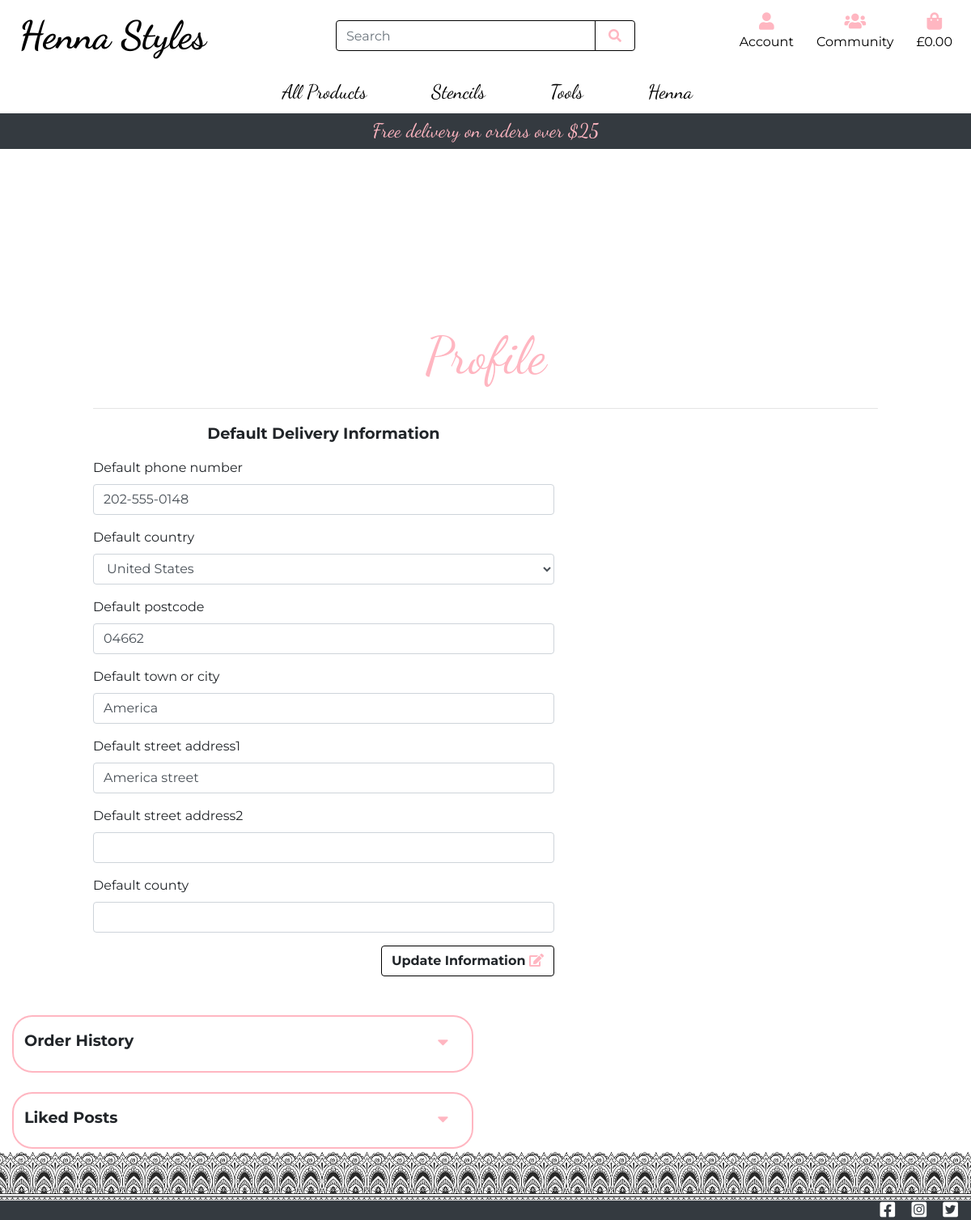
Screenshot of /profile/ (signed in) with the database file from the repository.
### profiles/models.py (models this page shows, shortened)
class UserProfile(models.Model):
    user = models.OneToOneField(User, on_delete=models.CASCADE)
    default_phone_number = models.CharField(max_length=20, null=True,
                                            blank=True)
    default_country = CountryField(blank_label='Country', null=True,
                                   blank=True)
    default_postcode = models.CharField(max_length=20, null=True, blank=True)
    default_town_or_city = models.CharField(max_length=40, null=True,
                                            blank=True)
    default_street_address1 = models.CharField(max_length=80, null=True,
                                               blank=True)
    default_street_address2 = models.CharField(max_length=80, null=True,
                                               blank=True)
    default_county = models.CharField(max_length=80, null=True, blank=True)

### profiles/views.py (the view)
# urls.py: path('profile/', include('profiles.urls')),
@login_required
def profile(request):
    profile = get_object_or_404(UserProfile, user=request.user)
    liked_posts = Like.objects.filter(user=profile)
    if request.method == 'POST':
        form = UserProfileForm(request.POST, instance=profile)
        if form.is_valid():
            form.save()
            messages.success(request, 'Profile Updated!')
        else:
            messages.error(request, "Profile couldn't be update. Please \
                           double check your form.")
    else:
        form = UserProfileForm(instance=profile)
    orders = profile.orders.all()
    template = 'profiles/profile.html'
    context = {
        'form': form,
        'orders': orders,
        'on_profile_page': True,
        'liked_posts': liked_posts,
    }
    return render(request, template, context)

### profiles/forms.py
class UserProfileForm(forms.ModelForm):
    class Meta:
        model = UserProfile
        exclude = ('user',)

### bag/contexts.py (called while the page is built, shortened)
def bag_contents(request):
    bag_items = []
    total = 0
    product_count = 0
    bag = request.session.get('bag', {})
    if total < settings.FREE_DELIVERY_THRESHOLD:
        delivery = total * Decimal(settings.STANDARD_DELIVERY_PERCENTAGE)
        free_delivery_delta = settings.FREE_DELIVERY_THRESHOLD - total
    else:
        delivery = 0
        free_delivery_delta = 0
    grand_total = delivery + total
    contexts = {
        'bag_items': bag_items,
        'total': total,
        'product_count': product_count,
        'delivery': delivery,
        'free_delivery_delta': free_delivery_delta,
        'free_delivery_threshold': settings.FREE_DELIVERY_THRESHOLD,
        'grand_total': grand_total,
    }
    return contexts

### profiles/templates/profiles/profile.html (shortened to what this page needs)
{% extends "base.html" %}
{% load static %}
{% block extra_css%}
    <link rel="stylesheet" href="{% static 'profiles/css/profile.css' %}">
{% endblock %}
{% block content %}
<div class="buffer"></div>
<div class="container-fluid">
    <div class="row">
        <div class="col-10 offset-1">
            <p class="welcome logo-font pink text-center mt-5">Profile</p>
            <hr>
        </div>
    </div>
    <div class="row">
        <div class="col-10 offset-1 col-lg-6">
            <p class="text-center welcome-text mt-5 mt-lg-0"><strong>Default Delivery Information</strong></p>
            <form class="mt-3" action="{% url 'profile' %}" method="POST" id="profile-update-form">
                {{ form|crispy }}
                <button class="btn float-right border-black pink-button mb-5"> <strong>Update Information <i class="fas fa-edit pink"></i></strong></button>
            </form>
        </div>
        <div class="col-12 col-lg-6 order-first order-md-last">
            <div class="pink-border">
                <a class="btn w-100" data-toggle="collapse" href="#order-history" role="button" aria-expanded="false" aria-controls="order-history">
                    <p class="text-center mt-2 float-left welcome-text"><strong>Order History</strong></p><i class="fas fa-caret-down pink float-right fa-lg mt-3 mr-3"></i>
                </a>
            </div>
            <div class="pink-border mt-4">
                <a class="btn w-100" data-toggle="collapse" href="#liked-posts" role="button" aria-expanded="false" aria-controls="liked-posts">
                    <p class="text-center mt-2 float-left welcome-text"><strong>Liked Posts</strong></p><i class="fas fa-caret-down pink float-right fa-lg mt-3 mr-3"></i>
                </a>
            </div>
        </div>
    </div>
    <div class="row">
        <div class="col-12 p-0">
            <div class="pattern-border border-bottom"></div>
        </div>
    </div>
</div>
{% endblock %}

### static/css/base.css (style rules this page uses)
html { height:100%; }
body { height:100%; overflow-x:hidden; font-family: 'Montserrat', sans-serif; }
.logo-font { font-family:'Dancing Script', cursive; }
.border-bottom { background: url('/media/border-bottom.jpg'); background-repeat:repeat-x; position:sticky; bottom:2rem; }
.pattern-border { background-size:contain; filter: grayscale(100%); min-width:100vw; min-height:8vh; }
.border-black { border: 1px solid black !important; }
.buffer { min-height:10rem; }
.pink { color:#ffb6c1; }
.welcome { font-size:4rem; }
.welcome-text { font-size:1.2rem; }
.pink-border { border: #ffb6c1 2px solid; border-radius:25px; }

### rows the page displays
UserProfile: default_phone_number "202-555-0148", default_country "United States", default_postcode "04662", default_town_or_city "America", default_street_address1 "America street"

### other values shown
{{ free_delivery_threshold }} "25"
